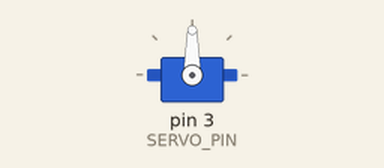
Bench run of a sketch on a simulated Arduino Uno, built with avr-gcc and run on an emulated ATmega328P. On the bench: servo. What the sketch prints to the serial monitor is not drawn.

Above: at 2.35 s.
At 3.95 s:
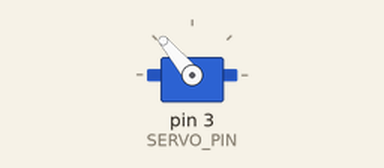
At 5.6 s:
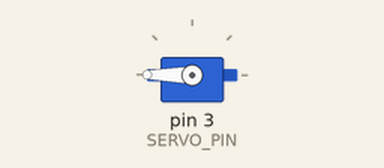
At 8.75 s:
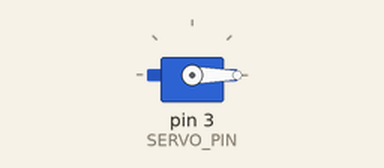
Timing chart, 0 to 10.7 s (numbered marks = the images above):
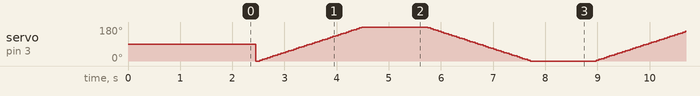

The sketch:

test_servo_b_ng_n_i_suy.ino
```cpp
/*
 * ============================================================================
 * TEST SERVO CHÂN ĐẾ - PHIÊN BẢN ĐỠN GIẢN
 * ============================================================================
 *
 * Chức năng: Tự động quét liên tục 0° → 180° → 0° với nội suy tuyến tính
 *
 * Không cần nhập lệnh, chỉ cần upload và xem!
 *
 * ============================================================================
 */

#include <Servo.h>

// ============================================================================
// CẤU HÌNH
// ============================================================================

Servo servoBase;

#define SERVO_PIN 3      // Chân PWM kết nối servo
#define STEPS 40        // Số bước nội suy (30 = mượt vừa phải)
#define DELAY_MS 50      // Delay giữa các bước (ms)
#define PAUSE_MS 1000    // Dừng ở 2 đầu (ms)

// ============================================================================
// HÀM NỘI SUY TUYẾN TÍNH
// ============================================================================

void moveSmooth(int startAngle, int endAngle) {
    Serial.print("Di chuyển từ ");
    Serial.print(startAngle);
    Serial.print("° → ");
    Serial.print(endAngle);
    Serial.println("°");
    Serial.println("─────────────────────────────────────────");

    for (int step = 0; step <= STEPS; step++) {
        // *** CÔNG THỨC NỘI SUY ***
        float progress = (float)step / (float)STEPS;
        int angle = startAngle + (endAngle - startAngle) * progress;

        // Gửi lệnh đến servo
        servoBase.write(angle);

        // In ra mỗi 5 bước
        if (step % 5 == 0 || step == STEPS) {
            Serial.print("  Bước ");
            Serial.print(step);
            Serial.print("/");
            Serial.print(STEPS);
            Serial.print(" → ");
            Serial.print(angle);
            Serial.println("°");
        }

        delay(DELAY_MS);
    }

    Serial.println("✓ Hoàn thành!");
    Serial.println();
}

// ============================================================================
// SETUP
// ============================================================================

void setup() {
    Serial.begin(9600);

    Serial.println("\n\n╔═══════════════════════════════════════════╗");
    Serial.println("║  TEST SERVO CHÂN ĐẾ - AUTO SWEEP        ║");
    Serial.println("╚═══════════════════════════════════════════╝");
    Serial.println();

    servoBase.attach(SERVO_PIN);
    servoBase.write(90);  // Vị trí giữa

    Serial.println("[INIT] Servo sẵn sàng!");
    Serial.println();

    delay(2000);
}

// ============================================================================
// LOOP - TỰ ĐỘNG QUÉT LIÊN TỤC
// ============================================================================

void loop() {
    // Quét từ 0° → 180°
    Serial.println("\n═══ QUÉT: 0° → 180° ═══");
    moveSmooth(0, 180);
    delay(PAUSE_MS);  // Dừng 1 giây

    // Quét từ 180° → 0°
    Serial.println("\n═══ QUÉT: 180° → 0° ═══");
    moveSmooth(180, 0);
    delay(PAUSE_MS);  // Dừng 1 giây

    // Lặp lại...
}

// ============================================================================
// GIẢI THÍCH
// ============================================================================

/*
 * CÔNG THỨC NỘI SUY TUYẾN TÍNH:
 *
 *   angle = start + (end - start) × (step / total_steps)
 *
 * VÍ DỤ: Di chuyển từ 0° đến 180° với 30 bước
 *
 *   Bước 0:  angle = 0 + (180-0) × (0/30)  = 0°
 *   Bước 10: angle = 0 + (180-0) × (10/30) = 60°
 *   Bước 20: angle = 0 + (180-0) × (20/30) = 120°
 *   Bước 30: angle = 0 + (180-0) × (30/30) = 180°
 *
 * ĐIỀU CHỈNH THAM SỐ:
 *
 *   STEPS = 10:  Nhanh, hơi giật
 *   STEPS = 30:  Cân bằng (KHUYẾN NGHỊ)
 *   STEPS = 60:  Rất mượt, chậm
 *
 *   DELAY_MS = 20:  Nhanh
 *   DELAY_MS = 50:  Vừa phải (KHUYẾN NGHỊ)
 *   DELAY_MS = 100: Chậm, dễ quan sát
 *
 */
```
